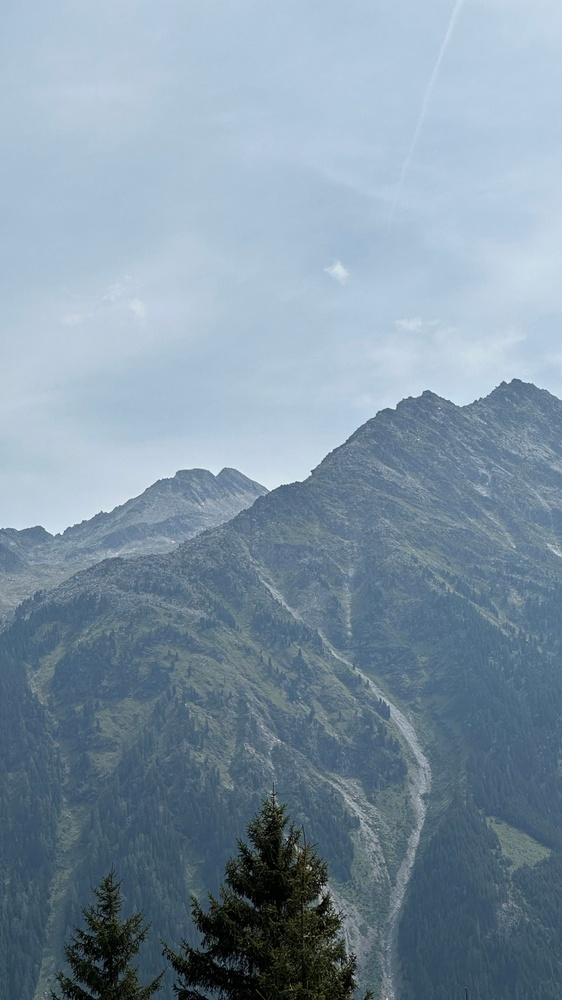
#> input picture mountain.jpg, 562 x 1000 px, shrunk from 2268 x 4032 before the run
$ jupyter execute color_models.ipynb
#> lines starting #> are read from the running program, lines starting #| are printed output that depends on the picture
[cell 1]
import cv2
import numpy as np
import matplotlib.pyplot as plt

[cell 2]
bgr_image = cv2.imread("./mountain.jpg")
#> bgr_image is the input picture: shape (1000, 562, 3); mean B, G, R 163.6, 147.4, 126.8

[cell 3]
# convert to grayscale
gray_img = cv2.cvtColor(bgr_image, cv2.COLOR_BGR2GRAY)
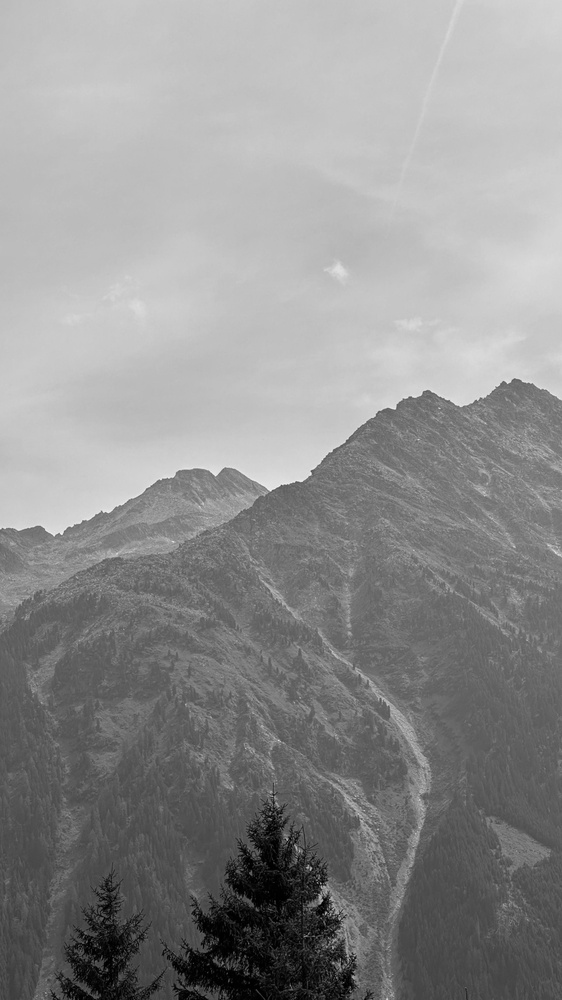
#> gray_img: shape (1000, 562); min 0, max 249, mean 143.1
cv2.imwrite("./gray_image.jpg",gray_img)
#> Out = True

[cell 4]
# convert to HSV
hsv_img = cv2.cvtColor(bgr_image, cv2.COLOR_BGR2HSV)
#> hsv_img: shape (1000, 562, 3); mean H, S, V 101, 65.7, 163.9
cv2.imwrite("./hsv_image.jpg",hsv_img)
#> Out = True

[cell 5]
lab_img = cv2.cvtColor(bgr_image, cv2.COLOR_BGR2LAB)
#> lab_img: shape (1000, 562, 3); mean of channels 0, 1, 2 151.3, 124.5, 117
cv2.imwrite("./lab_image.jpg",lab_img)
#> Out = True

[cell 6]
# convert to RGB
rgb_img = cv2.cvtColor(bgr_image, cv2.COLOR_BGR2RGB)
cv2.imwrite("./rgb_image.jpg",rgb_img)
#> Out = True

[cell 7]
cv2.imwrite("./rgb_image.jpg",bgr_image)
#> Out = True

[cell 8]
image = cv2.imread("./mountain.jpg")

[cell 9]
img_rgb = cv2.cvtColor(image, cv2.COLOR_BGR2RGB)
img_hsv = cv2.cvtColor(image, cv2.COLOR_BGR2HSV)

[cell 10]
plt.imshow(image)

[cell 11]
lower_white = np.array([0,0,190])
upper_white = np.array([30,80,255])

[cell 12]
mask = cv2.inRange(img_hsv,lower_white,upper_white)
#> mask: shape (1000, 562); every value is 0

[cell 13]
plt.imshow(mask)

[cell 14]
black_hsv = np.uint8([[[120,255,0]]])
black_bgr = cv2.cvtColor(black_hsv,cv2.COLOR_HSV2BGR)[0][0]

[cell 15]
image_result = image.copy()
image_result[mask>0] = black_bgr

[cell 16]
img_result_rgb = cv2.cvtColor(image_result,cv2.COLOR_BGR2RGB)

[cell 17]
# plot
fig, axs = plt.subplots(1,3,figsize=(12,6))
axs[0].imshow(img_rgb)
axs[0].set_title("Original Image")
axs[0].axis("off")

axs[1].imshow(mask)
axs[1].set_title("Binary Mask")
axs[1].axis("off")

axs[2].imshow(img_result_rgb)
axs[2].set_title("Output Image")
axs[2].axis("off")

plt.tight_layout()
plt.show()
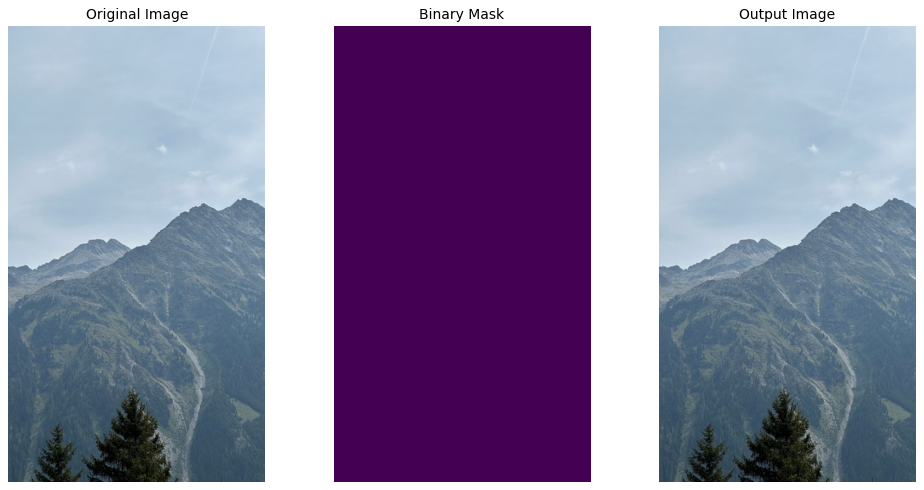
#> figure drawn by matplotlib, 3 panels
